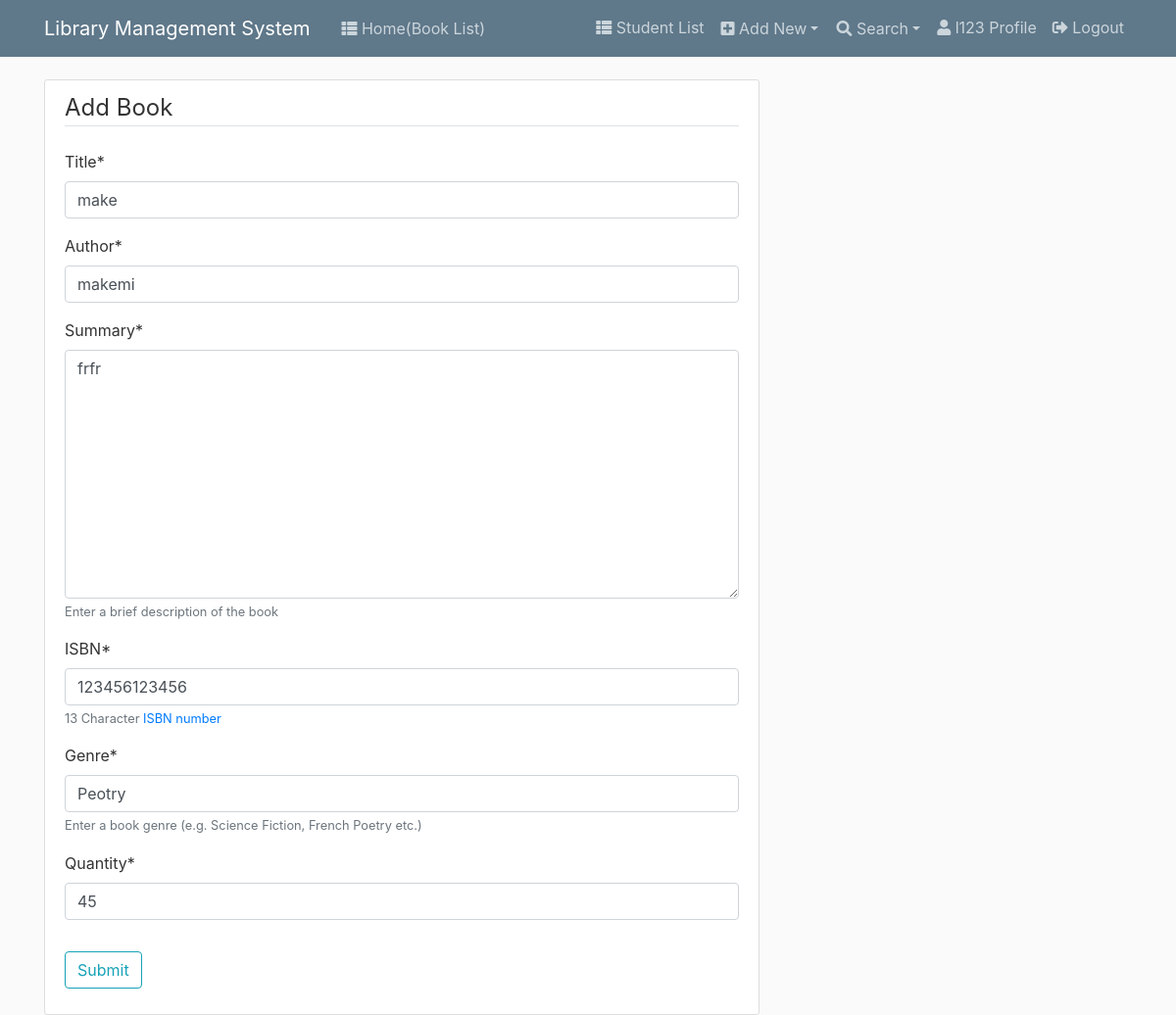
/book/4/update/ (signed in), run on the app's committed database.
### lapp/models.py (models this page shows, shortened)
class Book(models.Model):
    title = models.CharField(max_length=200)
    author = models.CharField(max_length=100)
    summary = models.TextField(max_length=1000, help_text="Enter a brief description of the book")
    isbn = models.CharField('ISBN', max_length=13,
                            help_text='13 Character <a href="https://www.isbn-international.org/content/what-isbn">ISBN number</a>')
    genre = models.CharField(max_length=200, help_text="Enter a book genre (e.g. Science Fiction, French Poetry etc.)")
    quantity = models.IntegerField()
    lib_author= models.CharField(max_length=100, default= "Sara")
    category=models.CharField(max_length=50, default="Featured")
    image=models.ImageField(default='default.jpg',upload_to='profile_pics')

### lapp/views.py (the view, shortened to what this page needs)
# urls.py: path('book/<int:pk>/update/', lib_views.BookUpdateView.as_view(), name='book-update'),
class BookUpdateView(LoginRequiredMixin,UpdateView):
    model = Book
    fields = ['title', 'author', 'summary', 'isbn', 'genre', 'quantity']
    template_name = 'librarian/book_form.html'

### lapp/templates/librarian/book_form.html (shortened to what this page needs)
{% extends "librarian/base.html" %}
{% load crispy_forms_tags %}
{% block content %}
    <div class="content-section">
        <form method="POST">
            <fieldset class="form-group">
                <legend class="border-bottom mb-4">Add Book</legend>
                {{ form|crispy }}
            </fieldset>
            <div class="form-group">
                <button class="btn btn-outline-info" type="submit">Submit</button>
            </div>
        </form>
    </div>
{% endblock content %}

### lapp/templates/librarian/base.html (shortened to what this page needs)
{% load static %}
<!DOCTYPE html>
<html>
<head>
    <link rel="stylesheet" href="https://maxcdn.bootstrapcdn.com/bootstrap/4.0.0/css/bootstrap.min.css">
    <link rel="stylesheet" href="https://cdnjs.cloudflare.com/ajax/libs/font-awesome/5.11.2/css/all.min.css">
    <link rel="stylesheet" href="{% static 'librarian/main.css' %}">
</head>
<body>
    <header class="site-header">
        <nav class="navbar navbar-expand-md navbar-dark bg-steel fixed-top">
          <div class="container">
            <a class="navbar-brand mr-4" href="{% url 'about' %}">Library Management System</a>
            <div class="collapse navbar-collapse" id="navbarToggle">
              <div class="navbar-nav mr-auto">
                {% if user.is_authenticated or user.is_superuser %}
                  <a class="nav-item nav-link" href="{% url 'index' %}"><i class="fas fa-th-list"></i> Home(Book List)</a>
                {% endif %}
              </div>
              <div class="nav navbar-nav navbar-right">
                {% if user.is_superuser %}
                  <a class="nav-item nav-link" href="{% url 'student-list' %}"><i class="fas fa-th-list"></i> Student List</a>
                  <div class="dropdown float">
                    <button type="button" class="btn bg-steel dropdown-toggle nav-link" data-toggle="dropdown"><i class="fas fa-plus-square"></i> Add New</button>
                  </div>
                  <div class="dropdown float">
                      <button type="button" class="btn bg-steel dropdown-toggle nav-link" data-toggle="dropdown"><i class="fas fa-search"></i> Search</button>
                  </div>
                  <a class="nav-item nav-link" href="{% url 'profile' %}"><i class="fas fa-user"></i> {{ request.user }} Profile</a>
                  <a class="nav-item nav-link" href="{% url 'logout' %}"><i class="fas fa-sign-out-alt"></i> Logout</a>
                {% endif %}
               </div>
            </div>
          </div>
        </nav>
    </header>
    <div class="row">
      <div class="col-md-12">
      </div>
    </div>
    <main role="main" class="container">
      <div class="row">
        <div class="{% if page_name == 'about' %} col-12 {% else %} col-md-8 {% endif %}">
          {% block content %}{% endblock %}
        </div>
      </div>
    </main>
  </body>
</html>

### static/librarian/main.css (style rules this page uses)
body { background: #fafafa; color: #333333; margin-top: 5rem; }
.bg-steel { background-color: #5f788a; }
.site-header .navbar-nav .nav-link { color: #cbd5db; }
.content-section { background: #ffffff; padding: 10px 20px; border: 1px solid #dddddd; border-radius: 3px; margin-bottom: 20px; }

### data on the page
Book: title "make", author "makemi", summary "frfr", isbn "123456123456", genre "Peotry", quantity "45"

### other printed values
{{ request.user }} "l123"
